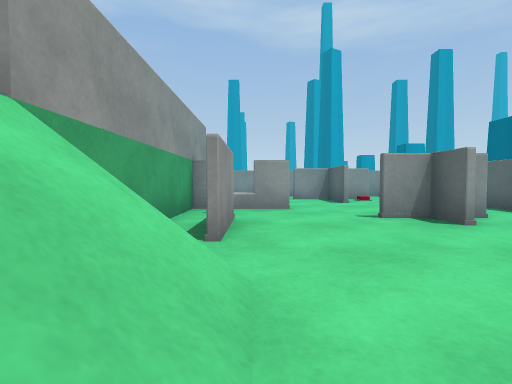
View 1 (above)

12 first-person views from a walk through a scene from a Unity 3-D project. The camera is 0.58 m above the floor, tilts 2° down and sees 85° across. The floor is counted in squares, 1 m on a side. Each view is taken from the middle of a square. On the plan, view 1 faces up. The plan holds only what a view shows up to about 9 squares ahead; the rest is blank. The place goes on beyond the plan. The player is left out. Surface patterns are stand-ins for the level's own textures.

View 2
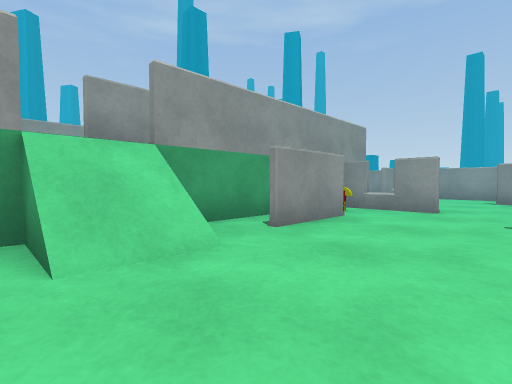

View 3
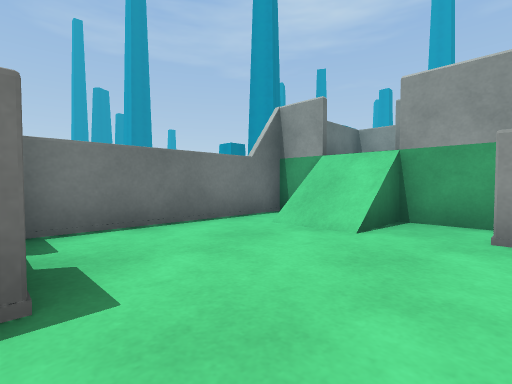

View 4
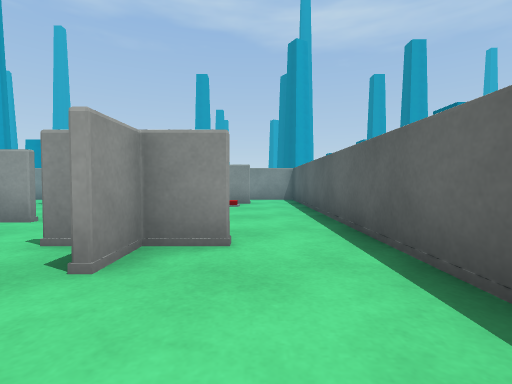

View 5
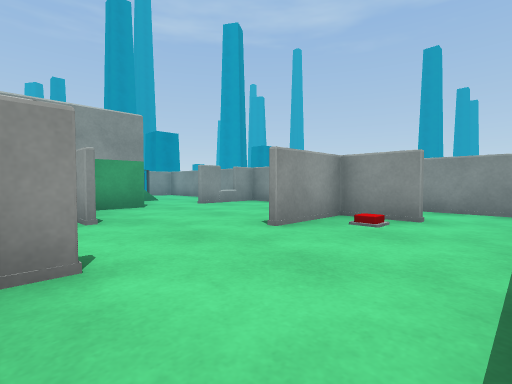

View 6
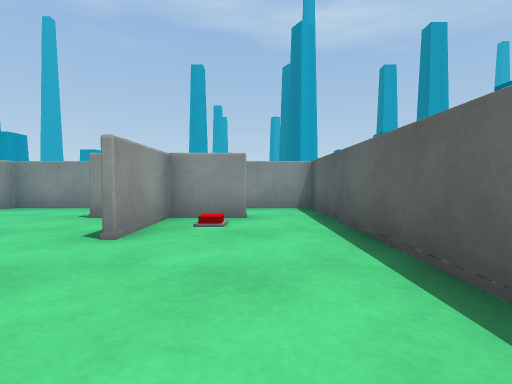

View 7
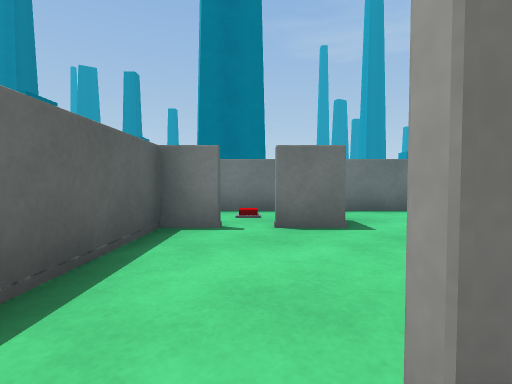

View 8
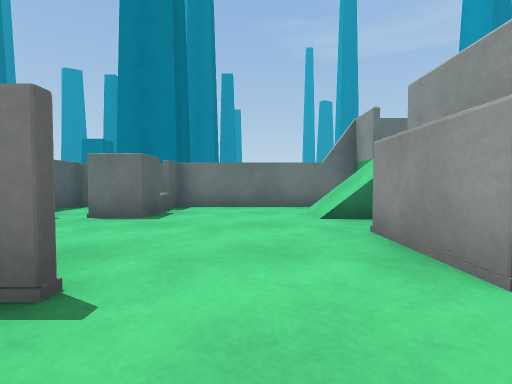

View 9
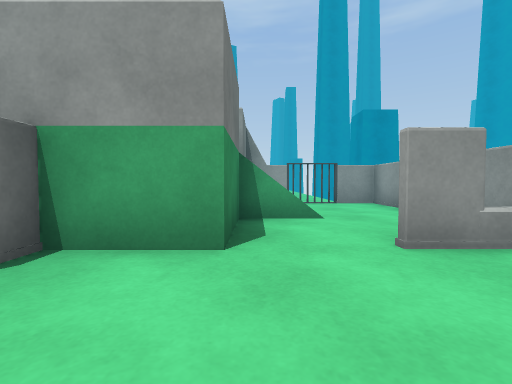

View 10
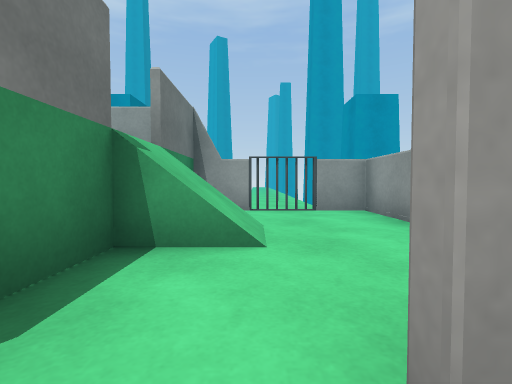

View 11
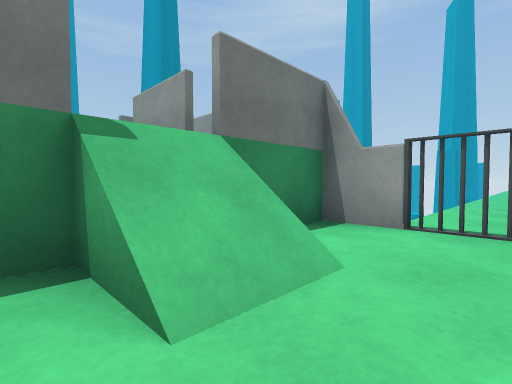

View 12
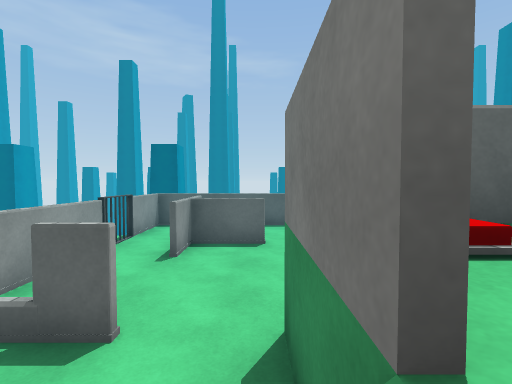

### Floor plan
Key: @ floor where view 1 was taken; # wall or solid block; x gap in a wall; . main floor; : floor 1.05 m higher than the main floor; / step, stairs or slope.
Columns run from 7 left of view 1 to 6 right of it. Each row starts with its distance up from view 1.
 12  #### ###  ##
 11 #....#.......#
 10 x....#...##..#
  9 x.//.....#...#
  8 ###/##...#...#
  7 #   :##......#
  6 # #   ##.....#
  5 # #  ###..#..#
  4 #    #.#..#..#
  3 #    #.#.....#
  2 #   ##.......#
  1 #     //..#.#
  0   #  #.@..#..
 -1   ###########

Where each view was taken, in squares from view 1:
view 1: 0 up, 0 right, facing up
view 2: 0 up, 2 right, facing up-left
view 3: 3 up, 3 right, facing down-left
view 4: 2 up, 4 right, facing up
view 5: 5 up, 5 right, facing up-left
view 6: 5 up, 4 right, facing up
view 7: 5 up, 4 right, facing down
view 8: 6 up, 1 right, facing down
view 9: 8 up, 1 right, facing left
view 10: 9 up, 1 left, facing left
view 11: 10 up, 3 left, facing down-left
view 12: 8 up, 4 left, facing right
